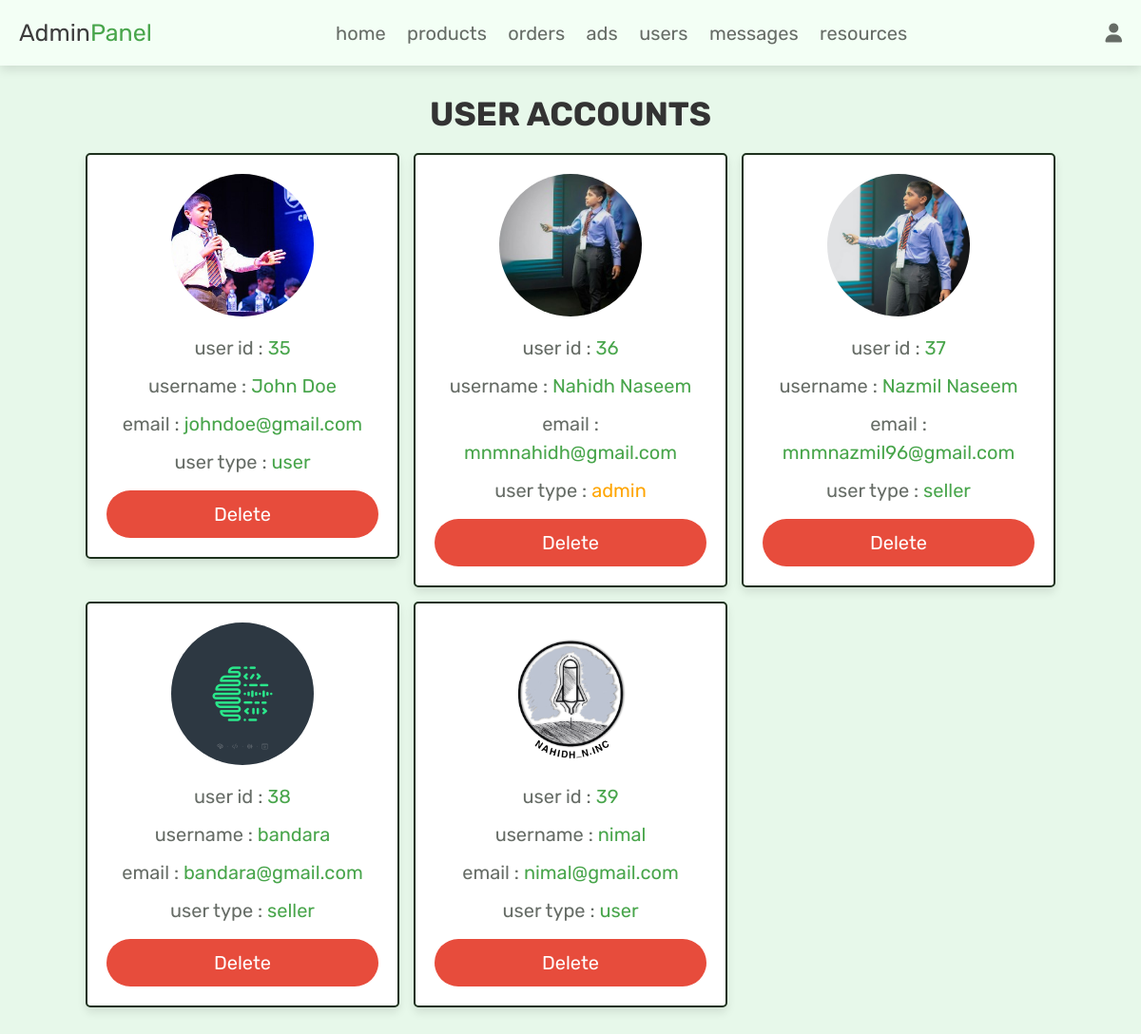
/admin_users.php (signed in), run on the app's committed database.
### tables this page shows
CREATE TABLE `users` (
  `id` int NOT NULL,
  `name` varchar(100) NOT NULL,
  `email` varchar(100) NOT NULL,
  `password` varchar(100) NOT NULL,
  `user_type` enum('user','admin','seller') NOT NULL DEFAULT 'user',
  `image` varchar(100) NOT NULL,
  `language_preference` enum('english','sinhala','tamil') NOT NULL DEFAULT 'english'
);

### admin_users.php (the view, shortened to what this page needs)
<?php
@include 'config.php';
$admin_id = $_COOKIE['admin_id'];
?>
<!DOCTYPE html>
<html lang="en">
<head>
   <link rel="stylesheet" href="https://cdnjs.cloudflare.com/ajax/libs/font-awesome/6.1.1/css/all.min.css">
   <link rel="stylesheet" href="css/admin_style.css">
</head>
<body>
<?php include 'admin_header.php'; ?>
<section class="user-accounts">
   <h1 class="title">user accounts</h1>
   <div class="box-container">
      <?php
         $select_users = $conn->prepare("SELECT * FROM `users`");
         $select_users->execute();
         while($fetch_users = $select_users->fetch(PDO::FETCH_ASSOC)){
      ?>
      <div class="box" style="<?php if($fetch_users['id'] == $admin_id){ echo 'display:none'; }; ?>">
         <img src="uploaded_img/<?= $fetch_users['image']; ?>" alt="">
         <p> user id : <span><?= $fetch_users['id']; ?></span></p>
         <p> username : <span><?= $fetch_users['name']; ?></span></p>
         <p> email : <span><?= $fetch_users['email']; ?></span></p>
         <p> user type : <span style=" color:<?php if($fetch_users['user_type'] == 'admin'){ echo 'orange'; }; ?>"><?= $fetch_users['user_type']; ?></span></p>
         <a href="admin_users.php?delete=<?= $fetch_users['id']; ?>" onclick="return confirm('delete this user?');" class="delete-btn">delete</a>
      </div>
      <?php
      }
      ?>
   </div>
</section>
</body>
</html>

### css/admin_style.css (style rules this page uses)
.user-accounts .box-container { display: grid; grid-template-columns: repeat(auto-fit, 33rem); gap:1.5rem; align-items: flex-start; justify-content:center; }
.user-accounts .box-container .box { border:var(--border); box-shadow: var(--box-shadow); background-color: var(--white); border-radius: .5rem; padding:2rem; text-align: center; }
.user-accounts .box-container .box img { height: 15rem; width: 15rem; border-radius: 50%; object-fit: cover; margin-bottom: 1rem; }
.user-accounts .box-container .box p { line-height: 1.5; padding:.5rem 0; font-size: 2rem; color:var(--light-color); }
.user-accounts .box-container .box p span { color:var(--green); }

### css/components.css (style rules this page uses)
:root { --green:#48a54b; --othergreen:#27ae60; --orange:#f39c12; --red:#e74c3c; --black:#333; --logoblack:#3D3D3D; --light-color:#666C66; --white:#fff; --light-bg:#f4f9f5; --mid-green: #ddeedd; --light-gr:#e7f8ea; --header: #f3fff5; --fr-green: #1d311d; --border:.2rem solid var(--fr-green); --box-shadow:0 .5rem 1rem rgba(0,0,0,.1); }
* { font-family: 'Rubik', sans-serif; margin: 0; padding:0; box-sizing: border-box; outline: none; border:none; text-decoration: none; color:var(--black); }
body { background-color: var(--light-gr); }
html { font-size: 62.5%; overflow-x: hidden; scroll-behavior: smooth; scroll-padding-top: 6.5rem; }
section { padding:3rem 2rem; max-width: 1365px; margin:0 auto; }
.btn, .delete-btn, .option-btn { display: block; width: 100%; margin-top: 1rem; border-radius: 5rem; color:var(--white); font-size: 2rem; padding:1.3rem 3rem; text-transform: capitalize; cursor: pointer; text-align: center; }
.delete-btn { background-color: var(--red); }
.title { text-align: center; margin-bottom: 2rem; text-transform: uppercase; color:var(--black); font-size: 3.5rem; }

### data on the page
users: image (picture), id "35", name "John Doe", email "johndoe@gmail.com", user_type "user"
users: image (picture), id "36", name "Nahidh Naseem", email "mnmnahidh@gmail.com", user_type "admin"
users: image (picture), id "37", name "Nazmil Naseem", email "mnmnazmil96@gmail.com", user_type "seller"
users: image (picture), id "38", name "bandara", email "bandara@gmail.com", user_type "seller"
users: image (picture), id "39", name "nimal", email "nimal@gmail.com", user_type "user"
